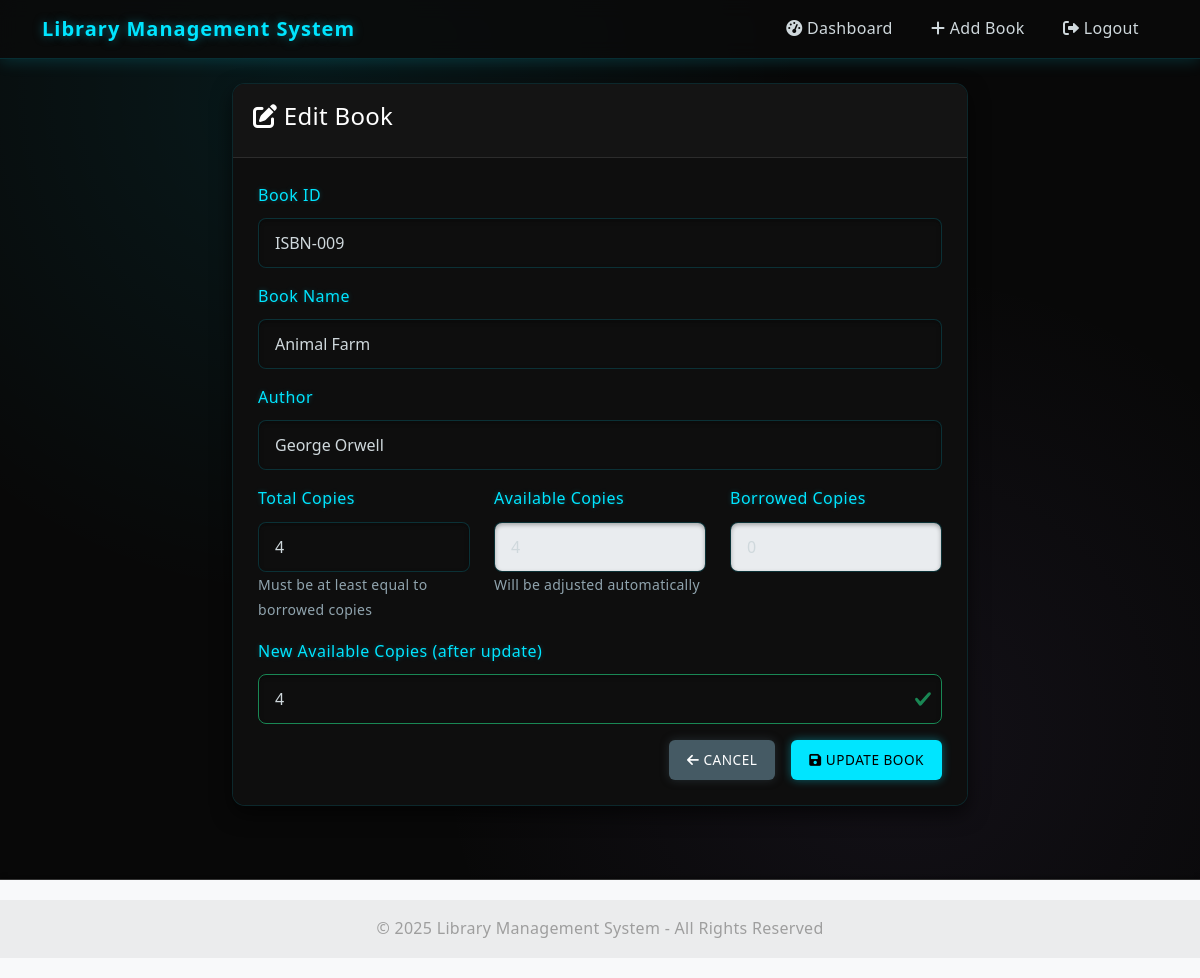
The page /admin/edit_book.php?id=9 (signed in) on the database its author committed.
### tables this page shows
CREATE TABLE IF NOT EXISTS books (
    id INT AUTO_INCREMENT PRIMARY KEY,
    book_id VARCHAR(50) NOT NULL UNIQUE,
    book_name VARCHAR(255) NOT NULL,
    author VARCHAR(100) NOT NULL,
    total_copies INT NOT NULL DEFAULT 1,
    available_copies INT NOT NULL DEFAULT 1,
    created_at TIMESTAMP DEFAULT CURRENT_TIMESTAMP,
    updated_at TIMESTAMP DEFAULT CURRENT_TIMESTAMP ON UPDATE CURRENT_TIMESTAMP
);

### includes/db.php (called while the page is built, shortened)
<?php
class Database {
    private static $instance = null;
    private $conn;
    private function __construct() {
        try {
            $dsn = "mysql:host=" . DB_HOST . ";dbname=" . DB_NAME;
            $options = [
                PDO::ATTR_ERRMODE => PDO::ERRMODE_EXCEPTION,
                PDO::ATTR_DEFAULT_FETCH_MODE => PDO::FETCH_ASSOC,
                PDO::ATTR_EMULATE_PREPARES => false,
            ];
            $this->conn = new PDO($dsn, DB_USER, DB_PASS, $options);
        } catch (PDOException $e) {
            die("Connection failed: " . $e->getMessage());
        }
    }
    public static function getInstance() {
        if (self::$instance == null) {
            self::$instance = new Database();
        }
        return self::$instance;
    }
    public function query($query, $params = []) {
        try {
            $stmt = $this->conn->prepare($query);
            $stmt->execute($params);
            return $stmt;
        } catch (PDOException $e) {
            echo "Query Error: " . $e->getMessage();
            return false;
        }
    }
    public function getRow($query, $params = []) {
        $stmt = $this->query($query, $params);
        if ($stmt) {
            return $stmt->fetch();
        }
        return false;
    }
}
?>

### admin/edit_book.php (the view, shortened to what this page needs)
<?php
require_once '../includes/db.php';
$db = Database::getInstance();
$id = isset($_GET['id']) ? (int)$_GET['id'] : 0;
$bookDetails = $db->getRow("SELECT * FROM books WHERE id = ?", [$id]);
$borrowed_copies = $bookDetails['total_copies'] - $bookDetails['available_copies'];
$book = [
    'id' => $bookDetails['id'],
    'book_id' => $bookDetails['book_id'],
    'book_name' => $bookDetails['book_name'],
    'author' => $bookDetails['author'],
    'total_copies' => $bookDetails['total_copies'],
    'available_copies' => $bookDetails['available_copies'],
    'borrowed_copies' => $borrowed_copies
];
include_once '../includes/header.php';
?>
<div class="row">
    <div class="col-md-8 offset-md-2">
        <div class="card">
            <div class="card-header bg-primary text-white">
                <h4><i class="fas fa-edit"></i> Edit Book</h4>
            </div>
            <div class="card-body">
                <form method="post" action="">
                    <div class="mb-3">
                        <label for="book_id" class="form-label">Book ID</label>
                        <input type="text" class="form-control" id="book_id" name="book_id" value="<?php echo htmlspecialchars($book['book_id']); ?>" required>
                    </div>
                    <div class="mb-3">
                        <label for="book_name" class="form-label">Book Name</label>
                        <input type="text" class="form-control" id="book_name" name="book_name" value="<?php echo htmlspecialchars($book['book_name']); ?>" required>
                    </div>
                    <div class="mb-3">
                        <label for="author" class="form-label">Author</label>
                        <input type="text" class="form-control" id="author" name="author" value="<?php echo htmlspecialchars($book['author']); ?>" required>
                    </div>
                    <div class="row">
                        <div class="col-md-4">
                            <div class="mb-3">
                                <label for="total_copies" class="form-label">Total Copies</label>
                                <input type="number" class="form-control" id="total_copies" name="total_copies" value="<?php echo $book['total_copies']; ?>" min="<?php echo $book['borrowed_copies']; ?>" required>
                                <small class="text-muted">Must be at least equal to borrowed copies</small>
                            </div>
                        </div>
                        <div class="col-md-4">
                            <div class="mb-3">
                                <label for="available_copies" class="form-label">Available Copies</label>
                                <input type="number" class="form-control" id="available_copies" value="<?php echo $book['available_copies']; ?>" disabled>
                                <small class="text-muted">Will be adjusted automatically</small>
                            </div>
                        </div>
                        <div class="col-md-4">
                            <div class="mb-3">
                                <label for="borrowed_copies" class="form-label">Borrowed Copies</label>
                                <input type="number" class="form-control" id="borrowed_copies" value="<?php echo $book['borrowed_copies']; ?>" disabled>
                            </div>
                        </div>
                    </div>
                    <div class="mb-3">
                        <label for="new_available" class="form-label">New Available Copies (after update)</label>
                        <input type="text" class="form-control" id="new_available" readonly>
                    </div>
                    <div class="d-grid gap-2 d-md-flex justify-content-md-end">
                        <a href="<?php echo APP_URL; ?>/admin/dashboard.php" class="btn btn-secondary me-md-2">
                            <i class="fas fa-arrow-left"></i> Cancel
                        </a>
                        <button type="submit" class="btn btn-primary">
                            <i class="fas fa-save"></i> Update Book
                        </button>
                    </div>
                </form>
            </div>
        </div>
    </div>
</div>
<?php include_once '../includes/footer.php'; ?>

### assets/css/style.css (style rules this page uses)
:root { --primary-glow: #00e5ff; --secondary-glow: #9575cd; --danger-glow: #ff5252; --success-glow: #00e676; --warning-glow: #ffca28; --main-bg: #080808; --card-bg: #0e0e0e; --card-header: #141414; --text-primary: #ffffff; --text-secondary: #cfd8dc; --text-muted: #90a4ae; --border-color: rgba(255, 255, 255, 0.1); }
body { background-color: var(--main-bg); background-image: radial-gradient(circle at 25% 10%, rgba(0, 229, 255, 0.08) 0%, transparent 40%), radial-gradient(circle at 75% 75%, rgba(149, 117, 205, 0.08) 0%, transparent 40%); color: var(--text-secondary); min-height: 100vh; display: flex; flex-direction: column; font-family: 'Segoe UI', Tahoma, Geneva, Verdana, sans-serif; line-height: 1.6; letter-spacing: 0.3px; font-size: 16px; text-rendering: optimizeLegibility; -webkit-font-smoothing: antialiased; }
.card { box-shadow: 0 8px 20px rgba(0, 0, 0, 0.6); margin-bottom: 25px; border-radius: 0.8rem; overflow: hidden; background-color: var(--card-bg); border: 1px solid rgba(0, 188, 212, 0.15); transition: all 0.3s ease; position: relative; }
.card::before { content: ''; position: absolute; top: 0; left: 0; right: 0; height: 2px; background: linear-gradient(90deg, var(--primary-glow), var(--secondary-glow)); opacity: 0; transition: opacity 0.3s ease; }
.card-header { font-weight: bold; background-color: var(--card-header) !important; color: var(--primary-glow); border-bottom: 1px solid rgba(255, 255, 255, 0.1); padding: 18px 20px; position: relative; overflow: hidden; }
.card-body { background-color: var(--card-bg); padding: 25px; position: relative; }
.form-control, .form-select { background-color: rgba(15, 15, 15, 0.6); border: 1px solid rgba(0, 188, 212, 0.2); color: var(--text-secondary); padding: 0.75rem 1rem; height: auto; transition: all 0.3s ease; border-radius: 0.5rem; box-shadow: inset 0 2px 4px rgba(0, 0, 0, 0.3); backdrop-filter: blur(5px); }
.form-control::placeholder { color: rgba(176, 190, 197, 0.5); transition: color 0.3s ease; }
.form-label { color: var(--primary-glow); font-weight: 500; margin-bottom: 0.6rem; letter-spacing: 0.5px; transition: color 0.3s ease; text-shadow: 0 0 5px rgba(0, 188, 212, 0.3); }
.text-muted { color: var(--text-muted) !important; }
.btn { font-weight: 500; padding: 10px 18px; border-radius: 6px; transition: all 0.3s ease; text-transform: uppercase; font-size: 0.85rem; letter-spacing: 0.5px; position: relative; overflow: hidden; border: none; }
.btn::before { content: ''; position: absolute; top: 0; left: 0; width: 100%; height: 100%; background: linear-gradient(120deg, transparent, rgba(255, 255, 255, 0.2), transparent); transform: translateX(-100%); transition: 0.6s; }
.btn-primary { background-color: var(--primary-glow); color: #000; box-shadow: 0 0 10px rgba(0, 229, 255, 0.4); }
.btn-secondary { background-color: #455a64; border-color: #455a64; box-shadow: 0 0 10px rgba(69, 90, 100, 0.4); }
.is-valid { border-color: #198754; padding-right: calc(1.5em + 0.75rem); background-repeat: no-repeat; background-position: right calc(0.375em + 0.1875rem) center; background-size: calc(0.75em + 0.375rem) calc(0.75em + 0.375rem); }
a { color: #00bcd4; text-decoration: none; transition: color 0.3s; }

### rows shown on the page
books: book_id "ISBN-009", book_name "Animal Farm", author "George Orwell", total_copies "4", available_copies "4"

### other values the page prints
APP_NAME "Library Management System"
